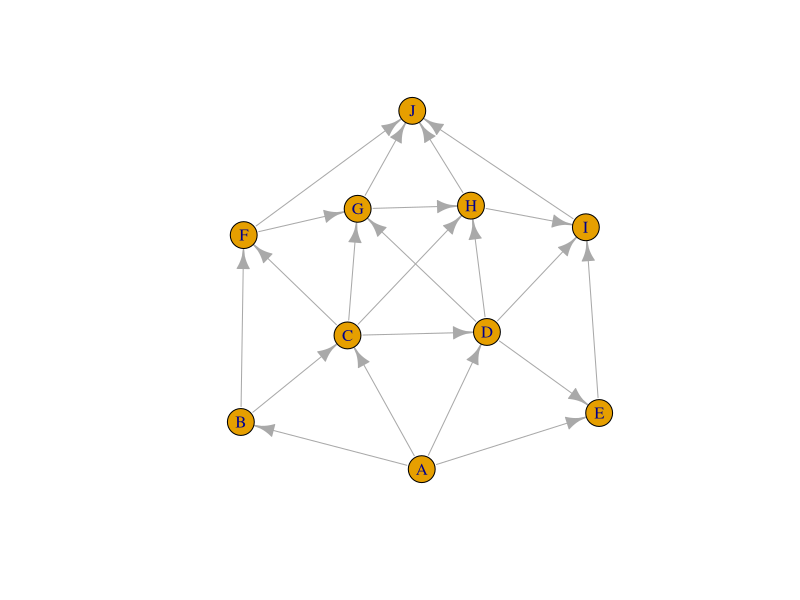
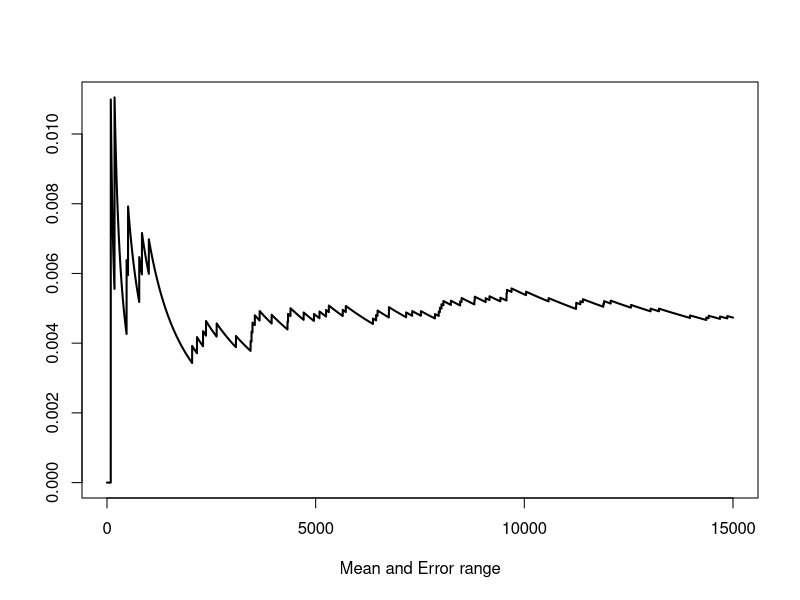
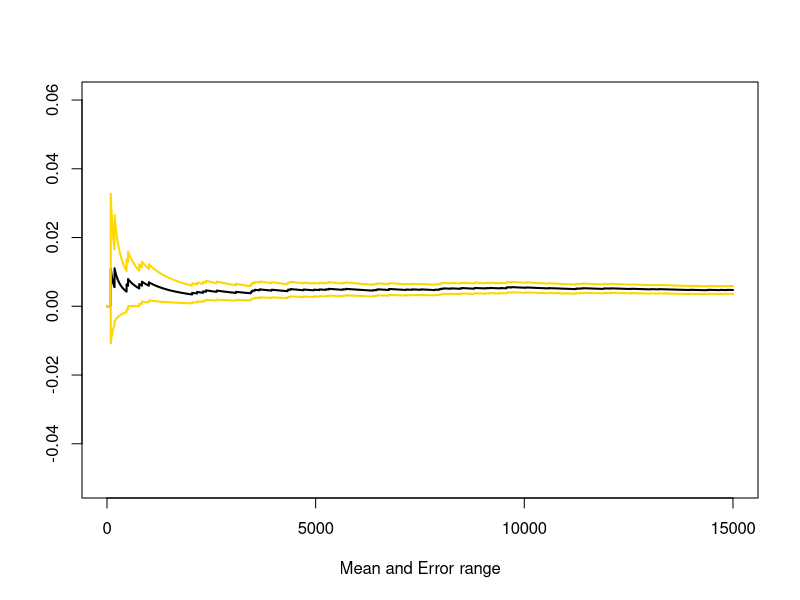

Write the R code that produced these figures, in order. (Note: a time limit stopped this script after it produced the figures.)
## ---- chunk 1
#install.packages("igraph")
library(igraph)
## ---- chunk 2
graph.Q1 <- make_graph(c(
  "A", "B", "A", "C","A", "D","A", "E",
  "B","C","B","F",
  "C","F","C","G","C","D","C","H",
  "D","E","D","H","D","I","D","G",
  "E","I",
  "F","G","F","J",
  "G","H","G","J",
  "H","I","H","J",
  "I","J"), directed = TRUE)

plot(graph.Q1)
## ---- chunk 3
theta <- 0.02

h_x.result_vec.a <- numeric(15000)

for (i in 1:15000) {
  graph.zero_day.i <- make_graph(c("A", "B", "A", "C","A", "D","A", "E",
                           "B","C","B","F",
                           "C","F","C","G","C","D","C","H",
                           "D","E","D","H","D","I","D","G",
                           "E","I",
                           "F","G","F","J",
                           "G","H","G","J",
                           "H","I","H","J",
                           "I","J"), directed = TRUE)
  after_10_days.i <- rbinom(n = 22,size = 1,prob = 1-exp(-10*theta))
  graph_after_10_days.i <- delete.edges(graph = graph.zero_day.i,edges = which(after_10_days.i==1))
  paths_A_J_after_10_days.i <- all_simple_paths(graph = graph_after_10_days.i,from = "A","J")
  if(identical(paths_A_J_after_10_days.i,list())){
    h_x.result_vec.a[i] <- 1
  }
  
}

## ---- chunk 4
cat(sprintf("Expected value estimator = %s", round(mean(h_x.result_vec.a),4)),
    sprintf("Varinace estimator = %s", round(var(h_x.result_vec.a),4)),
    sep = "\n")
## ---- chunk 5

est.int <- cumsum(h_x.result_vec.a)/(1:15000)
est.err <- sqrt( cumsum( (h_x.result_vec.a-est.int)^2 )) / (1:15000)

plot(est.int, xlab = "Mean and Error range", ylab = "", type = "l", lwd = 2)

plot(est.int, xlab = "Mean and Error range", ylab = "", type = "l", lwd = 2, ylim = mean(h_x.result_vec.a)+100*est.err[15000]*c(-1,1))
lines(est.int + 2*est.err, col = "gold", lwd = 2)
lines(est.int - 2*est.err, col = "gold", lwd = 2)
## ---- chunk 6
theta <- 0.005

h_x.result_vec.b <- numeric(50000)

for (i in 1:50000) {
  graph.zero_day.i <- make_graph(c("A", "B", "A", "C","A", "D","A", "E",
                           "B","C","B","F",
                           "C","F","C","G","C","D","C","H",
                           "D","E","D","H","D","I","D","G",
                           "E","I",
                           "F","G","F","J",
                           "G","H","G","J",
                           "H","I","H","J",
                           "I","J"), directed = TRUE)
  after_10_days.i <- rbinom(n = 22,size = 1,prob = 1-exp(-10*theta))
  graph_after_10_days.i <- delete.edges(graph = graph.zero_day.i,edges = which(after_10_days.i==1))
  paths_A_J_after_10_days.i <- all_simple_paths(graph = graph_after_10_days.i,from = "A","J")
  if(identical(paths_A_J_after_10_days.i,list())){
    h_x.result_vec.b[i] <- 1
  }
  
}

## ---- chunk 7
cat(sprintf("Expected value estimator = %s", mean(h_x.result_vec.b)),
    sprintf("Varinace estimator = %s", var(h_x.result_vec.b)),
    sprintf("Out of 50,000 test, the no. of failures = %s", sum(h_x.result_vec.b)),
    sep = "\n")
## ---- chunk 8

est.int <- cumsum(h_x.result_vec.b)/(1:50000)
est.err <- sqrt( cumsum( (h_x.result_vec.b-est.int)^2 )) / (1:50000)

plot(est.int, xlab = "Mean and Error range", ylab = "", type = "l", lwd = 2)

plot(est.int, xlab = "Mean and Error range", ylab = "", type = "l", lwd = 2, ylim = mean(h_x.result_vec.b)+100*est.err[50000]*c(-1,1))
lines(est.int + 2*est.err, col = "gold", lwd = 2)
lines(est.int - 2*est.err, col = "gold", lwd = 2)
## ---- chunk 9
theta.f <- 0.02
theta.g <- 0.05

h_x.result_vec.c <- numeric(15000)

for (i in 1:15000) {
  graph.zero_day.i <- make_graph(c("A", "B", "A", "C","A", "D","A", "E",
                           "B","C","B","F",
                           "C","F","C","G","C","D","C","H",
                           "D","E","D","H","D","I","D","G",
                           "E","I",
                           "F","G","F","J",
                           "G","H","G","J",
                           "H","I","H","J",
                           "I","J"), directed = TRUE)
  after_10_days.i <- rbinom(n = 22,size = 1,prob = 1-exp(-10*theta.g))
  graph_after_10_days.i <- delete.edges(graph = graph.zero_day.i,edges = which(after_10_days.i==1))
  paths_A_J_after_10_days.i <- all_simple_paths(graph = graph_after_10_days.i,from = "A","J")
  if(identical(paths_A_J_after_10_days.i,list())){
    h_x.result_vec.c[i] <- 1*prod( dbinom(x = after_10_days.i,size = 1,prob = 1-exp(-10*theta.f)) / dbinom(x = after_10_days.i,size = 1,prob = 1-exp(-10*theta.g)))
  }
  
}

## ---- chunk 10
cat(sprintf("Expected value estimator = %s", round(mean(h_x.result_vec.c),4)),
    sprintf("Varinace estimator = %s", round(var(h_x.result_vec.c),4)),
    sep = "\n")
## ---- chunk 11
est.int <- cumsum(h_x.result_vec.c)/(1:15000)
est.err <- sqrt( cumsum( (h_x.result_vec.c-est.int)^2 )) / (1:15000)

plot(est.int, xlab = "Mean and Error range", ylab = "", type = "l", lwd = 2)

plot(est.int, xlab = "Mean and Error range", ylab = "", type = "l", lwd = 2, ylim = mean(h_x.result_vec.c)+100*est.err[15000]*c(-1,1))
lines(est.int + 2*est.err, col = "gold", lwd = 2)
lines(est.int - 2*est.err, col = "gold", lwd = 2)
## ---- chunk 12
theta.f <- 0.005
theta.g <- 0.02

h_x.result_vec.d <- numeric(50000)

for (i in 1:50000) {
  graph.zero_day.i <- make_graph(c("A", "B", "A", "C","A", "D","A", "E",
                           "B","C","B","F",
                           "C","F","C","G","C","D","C","H",
                           "D","E","D","H","D","I","D","G",
                           "E","I",
                           "F","G","F","J",
                           "G","H","G","J",
                           "H","I","H","J",
                           "I","J"), directed = TRUE)
  after_10_days.i <- rbinom(n = 22,size = 1,prob = 1-exp(-10*theta.g))
  graph_after_10_days.i <- delete.edges(graph = graph.zero_day.i,edges = which(after_10_days.i==1))
  paths_A_J_after_10_days.i <- all_simple_paths(graph = graph_after_10_days.i,from = "A","J")
  if(identical(paths_A_J_after_10_days.i,list())){
    h_x.result_vec.d[i] <- 1*prod( dbinom(x = after_10_days.i,size = 1,prob = 1-exp(-10*theta.f)) / dbinom(x = after_10_days.i,size = 1,prob = 1-exp(-10*theta.g)))
  }
  
}

## ---- chunk 13
cat(sprintf("Expected value estimator = %s", mean(h_x.result_vec.d)),
    sprintf("Varinace estimator = %s", var(h_x.result_vec.d)),
    sep = "\n")
## ---- chunk 14
est.int <- cumsum(h_x.result_vec.d)/(1:50000)
est.err <- sqrt( cumsum( (h_x.result_vec.d-est.int)^2 )) / (1:50000)

plot(est.int, xlab = "Mean and Error range", ylab = "", type = "l", lwd = 2)

plot(est.int, xlab = "Mean and Error range", ylab = "", type = "l", lwd = 2, ylim = mean(h_x.result_vec.d)+100*est.err[50000]*c(-1,1))
lines(est.int + 2*est.err, col = "gold", lwd = 2)
lines(est.int - 2*est.err, col = "gold", lwd = 2)
## ---- chunk 15
summary_table <- matrix(data =
                          c(mean(h_x.result_vec.a),var(h_x.result_vec.a),
                            mean(h_x.result_vec.b),var(h_x.result_vec.b),
                            mean(h_x.result_vec.c),var(h_x.result_vec.c),
                            mean(h_x.result_vec.d),var(h_x.result_vec.d)),
                        nrow = 2,
                        ncol = 4,
                        dimnames = list(c("Expected value estimator","Varinac value estimator"),c("A","B","C","D")))

summary_table

## ---- chunk 16
#theta <- 0.02

#h_x.result_vec.2.d <- numeric(15000)

for (i in 1:15000) {
  graph.zero_day.i <- make_graph(c("A", "B", "A", "C","A", "D","A", "E",
                           "B","C","B","F",
                           "C","F","C","G","C","D","C","H",
                           "D","E","D","H","D","I","D","G",
                           "E","I",
                           "F","G","F","J",
                           "G","H","G","J",
                           "H","I","H","J",
                           "I","J"), directed = TRUE)
  u_vec <- runif(22)
  after_10_days.i <- -log(1-u_vec)/theta
  graph_after_10_days.i <- delete.edges(graph = graph.zero_day.i,edges = which(after_10_days.i<=10))
  paths_A_J_after_10_days.i <- all_simple_paths(graph = graph_after_10_days.i,from = "A","J")
  if(identical(paths_A_J_after_10_days.i,list())){
    h_x.result_vec.2.d[i] <- 1
  }
  
}


## ---- chunk 17
theta <- 0.02

h_x.result_vec.2.d.inc <- numeric(15000)
h_x.result_vec.2.d.dec <- numeric(15000)

for (i in 1:15000) {
  graph.zero_day.i <- make_graph(c("A", "B", "A", "C","A", "D","A", "E",
                           "B","C","B","F",
                           "C","F","C","G","C","D","C","H",
                           "D","E","D","H","D","I","D","G",
                           "E","I",
                           "F","G","F","J",
                           "G","H","G","J",
                           "H","I","H","J",
                           "I","J"), directed = TRUE)
  u_vec <- runif(22)
  after_10_days.i.inc <- -log(1-u_vec)/theta
  after_10_days.i.dec <- -log(u_vec)/theta
  
  graph_after_10_days.i.inc <- delete.edges(graph = graph.zero_day.i,edges = which(after_10_days.i.inc<=10))
  graph_after_10_days.i.dec <- delete.edges(graph = graph.zero_day.i,edges = which(after_10_days.i.dec<=10))
  
  paths_A_J_after_10_days.i.inc <- all_simple_paths(graph = graph_after_10_days.i.inc,from = "A","J")
  paths_A_J_after_10_days.i.dec <- all_simple_paths(graph = graph_after_10_days.i.dec,from = "A","J")
  
  
  if(identical(paths_A_J_after_10_days.i.inc,list())){
    h_x.result_vec.2.d.inc[i] <- 1
  }
  if(identical(paths_A_J_after_10_days.i.dec,list())){
    h_x.result_vec.2.d.dec[i] <- 1
  }
  
}



## ---- chunk 18
cat(sprintf("Antithetic sampling expected value estimator = %s", round(0.5*(mean(h_x.result_vec.2.d.inc) + mean(h_x.result_vec.2.d.dec)),4)),
    sprintf("Antithetic sampling varinace estimator = %s", round((var(h_x.result_vec.2.d.inc) + var(h_x.result_vec.2.d.dec) + 2*cov(h_x.result_vec.2.d.inc,h_x.result_vec.2.d.dec))/4,4)),
    sep = "\n")

## ---- chunk 19
cat(sprintf("Antithetic sampling expected value estimator = %s", round(0.5*(mean(h_x.result_vec.2.d.inc) + mean(h_x.result_vec.2.d.dec)),4)),
    sprintf("Antithetic sampling varinace estimator = %s", round((var(h_x.result_vec.2.d.inc) + var(h_x.result_vec.2.d.dec) + 2*cov(h_x.result_vec.2.d.inc,h_x.result_vec.2.d.dec))/4,4)),
    sprintf("Importance sampling expected value estimator = %s", round(mean(h_x.result_vec.a),4)),
    sprintf("Importance sampling varinace estimator = %s", round(var(h_x.result_vec.a),4)),
    sep = "\n")


## ---- chunk 20


# antithetic sampling estimator
result_vec_d3 <- numeric(10000)

x_norm_vec <- rnorm(10000)
h_x_plus <- (exp(x_norm_vec) + 7)^(x_norm_vec/3)
h_x_minus <- (exp(-x_norm_vec) + 7)^(-x_norm_vec/3)

0.5*(mean(h_x_plus)+mean(h_x_minus))
(var(h_x_plus) + var(h_x_minus) + 2*cov(h_x_plus,h_x_minus)) / 4


# monte carlo estimator
h_x_monte_carlo <- (exp(x_norm_vec) + 7)^(x_norm_vec/3)

mean(h_x_monte_carlo)
var(h_x_monte_carlo)
